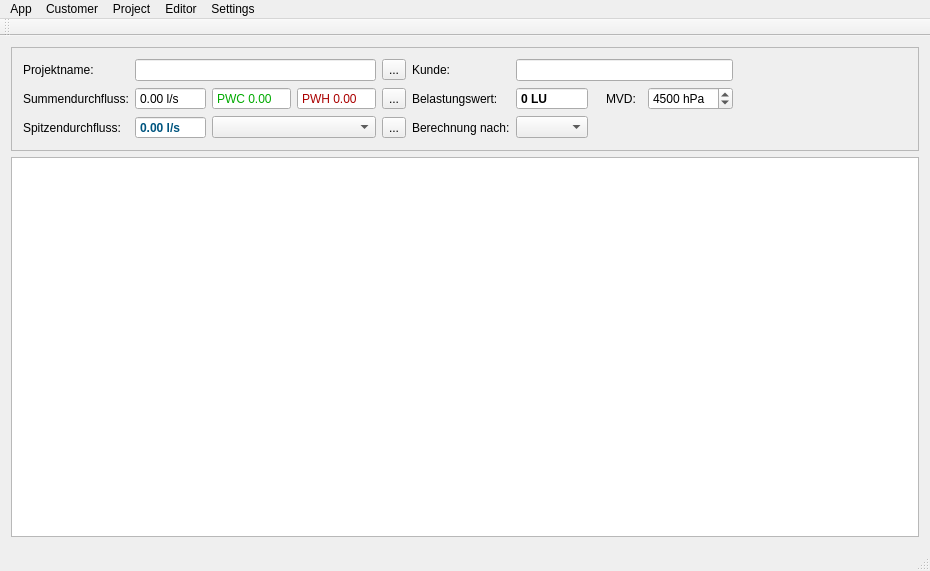
<?xml version="1.0" encoding="UTF-8"?>
<ui version="4.0">
 <class>FSAquaWindow</class>
 <widget class="QMainWindow" name="FSAquaWindow">
  <property name="geometry">
   <rect>
    <x>0</x>
    <y>0</y>
    <width>930</width>
    <height>571</height>
   </rect>
  </property>
  <property name="minimumSize">
   <size>
    <width>800</width>
    <height>560</height>
   </size>
  </property>
  <property name="windowTitle">
   <string>FSAquaWindow</string>
  </property>
  <widget class="QWidget" name="centralWidget">
   <layout class="QGridLayout" name="gridLayout">
    <item row="0" column="0">
     <widget class="QFrame" name="frame">
      <property name="minimumSize">
       <size>
        <width>0</width>
        <height>100</height>
       </size>
      </property>
      <property name="frameShape">
       <enum>QFrame::StyledPanel</enum>
      </property>
      <property name="frameShadow">
       <enum>QFrame::Raised</enum>
      </property>
      <layout class="QGridLayout" name="gridLayout_2">
       <item row="2" column="8">
        <widget class="QComboBox" name="dinBox"/>
       </item>
       <item row="2" column="6" colspan="2">
        <widget class="QLabel" name="label_6">
         <property name="text">
          <string>Berechnung nach:</string>
         </property>
        </widget>
       </item>
       <item row="0" column="0">
        <widget class="QLabel" name="label_4">
         <property name="text">
          <string>Projektname:</string>
         </property>
        </widget>
       </item>
       <item row="1" column="14">
        <spacer name="horizontalSpacer">
         <property name="orientation">
          <enum>Qt::Horizontal</enum>
         </property>
         <property name="sizeHint" stdset="0">
          <size>
           <width>40</width>
           <height>20</height>
          </size>
         </property>
        </spacer>
       </item>
       <item row="2" column="4">
        <widget class="QToolButton" name="formularFlowButton">
         <property name="text">
          <string>...</string>
         </property>
         <property name="icon">
          <iconset resource="images.qrc">
           <normaloff>:/buttonicons/info.svg</normaloff>:/buttonicons/info.svg</iconset>
         </property>
        </widget>
       </item>
       <item row="1" column="1">
        <widget class="QDoubleSpinBox" name="summendurchflussBox">
         <property name="readOnly">
          <bool>true</bool>
         </property>
         <property name="buttonSymbols">
          <enum>QAbstractSpinBox::NoButtons</enum>
         </property>
         <property name="suffix">
          <string> l/s</string>
         </property>
         <property name="maximum">
          <double>999.000000000000000</double>
         </property>
        </widget>
       </item>
       <item row="0" column="8" colspan="6">
        <widget class="QLineEdit" name="customNameEdit"/>
       </item>
       <item row="2" column="1">
        <widget class="QDoubleSpinBox" name="spitzendurchflussBox">
         <property name="palette">
          <palette>
           <active>
            <colorrole role="Text">
             <brush brushstyle="SolidPattern">
              <color alpha="255">
               <red>0</red>
               <green>85</green>
               <blue>127</blue>
              </color>
             </brush>
            </colorrole>
           </active>
           <inactive>
            <colorrole role="Text">
             <brush brushstyle="SolidPattern">
              <color alpha="255">
               <red>0</red>
               <green>85</green>
               <blue>127</blue>
              </color>
             </brush>
            </colorrole>
           </inactive>
           <disabled>
            <colorrole role="Text">
             <brush brushstyle="SolidPattern">
              <color alpha="255">
               <red>119</red>
               <green>120</green>
               <blue>120</blue>
              </color>
             </brush>
            </colorrole>
           </disabled>
          </palette>
         </property>
         <property name="font">
          <font>
           <weight>75</weight>
           <bold>true</bold>
          </font>
         </property>
         <property name="readOnly">
          <bool>true</bool>
         </property>
         <property name="buttonSymbols">
          <enum>QAbstractSpinBox::NoButtons</enum>
         </property>
         <property name="suffix">
          <string> l/s</string>
         </property>
         <property name="maximum">
          <double>9999.000000000000000</double>
         </property>
        </widget>
       </item>
       <item row="0" column="6" colspan="2">
        <widget class="QLabel" name="label_5">
         <property name="text">
          <string>Kunde:</string>
         </property>
        </widget>
       </item>
       <item row="2" column="0">
        <widget class="QLabel" name="label_2">
         <property name="text">
          <string>Spitzendurchfluss:</string>
         </property>
        </widget>
       </item>
       <item row="1" column="2">
        <widget class="QDoubleSpinBox" name="summePWCBox">
         <property name="palette">
          <palette>
           <active>
            <colorrole role="Text">
             <brush brushstyle="SolidPattern">
              <color alpha="255">
               <red>0</red>
               <green>170</green>
               <blue>0</blue>
              </color>
             </brush>
            </colorrole>
           </active>
           <inactive>
            <colorrole role="Text">
             <brush brushstyle="SolidPattern">
              <color alpha="255">
               <red>0</red>
               <green>170</green>
               <blue>0</blue>
              </color>
             </brush>
            </colorrole>
           </inactive>
           <disabled>
            <colorrole role="Text">
             <brush brushstyle="SolidPattern">
              <color alpha="255">
               <red>119</red>
               <green>120</green>
               <blue>120</blue>
              </color>
             </brush>
            </colorrole>
           </disabled>
          </palette>
         </property>
         <property name="readOnly">
          <bool>true</bool>
         </property>
         <property name="buttonSymbols">
          <enum>QAbstractSpinBox::NoButtons</enum>
         </property>
         <property name="prefix">
          <string>PWC </string>
         </property>
         <property name="maximum">
          <double>999.000000000000000</double>
         </property>
        </widget>
       </item>
       <item row="1" column="8">
        <widget class="QSpinBox" name="luBox">
         <property name="font">
          <font>
           <weight>75</weight>
           <bold>true</bold>
          </font>
         </property>
         <property name="readOnly">
          <bool>true</bool>
         </property>
         <property name="buttonSymbols">
          <enum>QAbstractSpinBox::NoButtons</enum>
         </property>
         <property name="suffix">
          <string> LU</string>
         </property>
         <property name="prefix">
          <string/>
         </property>
        </widget>
       </item>
       <item row="1" column="0">
        <widget class="QLabel" name="label">
         <property name="text">
          <string>Summendurchfluss:</string>
         </property>
        </widget>
       </item>
       <item row="1" column="4">
        <widget class="QToolButton" name="placeHolder2Button">
         <property name="text">
          <string>...</string>
         </property>
        </widget>
       </item>
       <item row="2" column="2" colspan="2">
        <widget class="QComboBox" name="buildingBox"/>
       </item>
       <item row="0" column="14">
        <spacer name="horizontalSpacer_6">
         <property name="orientation">
          <enum>Qt::Horizontal</enum>
         </property>
         <property name="sizeHint" stdset="0">
          <size>
           <width>40</width>
           <height>20</height>
          </size>
         </property>
        </spacer>
       </item>
       <item row="1" column="3">
        <widget class="QDoubleSpinBox" name="summePWHBox">
         <property name="palette">
          <palette>
           <active>
            <colorrole role="Text">
             <brush brushstyle="SolidPattern">
              <color alpha="255">
               <red>170</red>
               <green>0</green>
               <blue>0</blue>
              </color>
             </brush>
            </colorrole>
           </active>
           <inactive>
            <colorrole role="Text">
             <brush brushstyle="SolidPattern">
              <color alpha="255">
               <red>170</red>
               <green>0</green>
               <blue>0</blue>
              </color>
             </brush>
            </colorrole>
           </inactive>
           <disabled>
            <colorrole role="Text">
             <brush brushstyle="SolidPattern">
              <color alpha="255">
               <red>119</red>
               <green>120</green>
               <blue>120</blue>
              </color>
             </brush>
            </colorrole>
           </disabled>
          </palette>
         </property>
         <property name="readOnly">
          <bool>true</bool>
         </property>
         <property name="buttonSymbols">
          <enum>QAbstractSpinBox::NoButtons</enum>
         </property>
         <property name="prefix">
          <string>PWH </string>
         </property>
         <property name="maximum">
          <double>999.000000000000000</double>
         </property>
        </widget>
       </item>
       <item row="0" column="4">
        <widget class="QToolButton" name="placeHolder1Button">
         <property name="text">
          <string>...</string>
         </property>
        </widget>
       </item>
       <item row="1" column="6" colspan="2">
        <widget class="QLabel" name="label_3">
         <property name="text">
          <string>Belastungswert:</string>
         </property>
        </widget>
       </item>
       <item row="0" column="1" colspan="3">
        <widget class="QLineEdit" name="projectNameEdit"/>
       </item>
       <item row="1" column="13">
        <widget class="QSpinBox" name="mvdBox">
         <property name="toolTip">
          <string>Der Mindestversorgungsdruck am Hausanschluss</string>
         </property>
         <property name="suffix">
          <string> hPa</string>
         </property>
         <property name="prefix">
          <string/>
         </property>
         <property name="maximum">
          <number>99999</number>
         </property>
         <property name="value">
          <number>4500</number>
         </property>
        </widget>
       </item>
       <item row="1" column="11">
        <widget class="QLabel" name="label_7">
         <property name="text">
          <string>MVD:</string>
         </property>
        </widget>
       </item>
       <item row="2" column="10" colspan="4">
        <spacer name="horizontalSpacer_3">
         <property name="orientation">
          <enum>Qt::Horizontal</enum>
         </property>
         <property name="sizeHint" stdset="0">
          <size>
           <width>112</width>
           <height>20</height>
          </size>
         </property>
        </spacer>
       </item>
      </layout>
     </widget>
    </item>
    <item row="1" column="0">
     <widget class="QGraphicsView" name="editorView"/>
    </item>
   </layout>
  </widget>
  <widget class="QMenuBar" name="menuBar">
   <property name="geometry">
    <rect>
     <x>0</x>
     <y>0</y>
     <width>930</width>
     <height>22</height>
    </rect>
   </property>
   <widget class="QMenu" name="menuApp">
    <property name="title">
     <string>App</string>
    </property>
    <addaction name="actionInfo"/>
    <addaction name="actionClose"/>
   </widget>
   <widget class="QMenu" name="menuCustomer">
    <property name="title">
     <string>Customer</string>
    </property>
    <addaction name="actionCustomerForm"/>
   </widget>
   <widget class="QMenu" name="menuProject">
    <property name="title">
     <string>Project</string>
    </property>
    <addaction name="actionLoadProject"/>
    <addaction name="actionSaveProject"/>
    <addaction name="actionNewProject"/>
    <addaction name="actionDeleteProject"/>
   </widget>
   <widget class="QMenu" name="menuEditoe">
    <property name="title">
     <string>Editor</string>
    </property>
    <addaction name="actionTools"/>
    <addaction name="actionShowObjectNr"/>
    <addaction name="actionShowPipeNr"/>
    <addaction name="actionShowFlowDirection"/>
    <addaction name="actionShowMousePos"/>
    <addaction name="actionShowPipesectionsInfo"/>
    <addaction name="actionShowArmaturStatus"/>
   </widget>
   <widget class="QMenu" name="menuSettings">
    <property name="title">
     <string>Settings</string>
    </property>
    <addaction name="actionPipeMaterial"/>
   </widget>
   <addaction name="menuApp"/>
   <addaction name="menuCustomer"/>
   <addaction name="menuProject"/>
   <addaction name="menuEditoe"/>
   <addaction name="menuSettings"/>
  </widget>
  <widget class="QToolBar" name="mainToolBar">
   <attribute name="toolBarArea">
    <enum>TopToolBarArea</enum>
   </attribute>
   <attribute name="toolBarBreak">
    <bool>false</bool>
   </attribute>
  </widget>
  <widget class="QStatusBar" name="statusBar">
   <property name="palette">
    <palette>
     <active>
      <colorrole role="WindowText">
       <brush brushstyle="SolidPattern">
        <color alpha="255">
         <red>255</red>
         <green>0</green>
         <blue>127</blue>
        </color>
       </brush>
      </colorrole>
     </active>
     <inactive>
      <colorrole role="WindowText">
       <brush brushstyle="SolidPattern">
        <color alpha="255">
         <red>255</red>
         <green>0</green>
         <blue>127</blue>
        </color>
       </brush>
      </colorrole>
     </inactive>
     <disabled>
      <colorrole role="WindowText">
       <brush brushstyle="SolidPattern">
        <color alpha="255">
         <red>119</red>
         <green>120</green>
         <blue>120</blue>
        </color>
       </brush>
      </colorrole>
     </disabled>
    </palette>
   </property>
   <property name="font">
    <font>
     <pointsize>11</pointsize>
    </font>
   </property>
  </widget>
  <action name="actionInfo">
   <property name="icon">
    <iconset resource="images.qrc">
     <normaloff>:/buttonicons/info.svg</normaloff>:/buttonicons/info.svg</iconset>
   </property>
   <property name="text">
    <string>&amp;Info</string>
   </property>
  </action>
  <action name="actionClose">
   <property name="icon">
    <iconset resource="images.qrc">
     <normaloff>:/buttonicons/close.png</normaloff>:/buttonicons/close.png</iconset>
   </property>
   <property name="text">
    <string>&amp;Close</string>
   </property>
  </action>
  <action name="actionLoadProject">
   <property name="text">
    <string>&amp;Load</string>
   </property>
  </action>
  <action name="actionSaveProject">
   <property name="text">
    <string>&amp;Save</string>
   </property>
  </action>
  <action name="actionCustomerForm">
   <property name="text">
    <string>&amp;Customer Form</string>
   </property>
  </action>
  <action name="actionTools">
   <property name="checkable">
    <bool>true</bool>
   </property>
   <property name="checked">
    <bool>true</bool>
   </property>
   <property name="text">
    <string>&amp;Tools</string>
   </property>
  </action>
  <action name="actionShowObjectNr">
   <property name="checkable">
    <bool>true</bool>
   </property>
   <property name="text">
    <string>Show object nr</string>
   </property>
  </action>
  <action name="actionShowFlowDirection">
   <property name="checkable">
    <bool>true</bool>
   </property>
   <property name="text">
    <string>Show flow direction</string>
   </property>
  </action>
  <action name="actionShowMousePos">
   <property name="checkable">
    <bool>true</bool>
   </property>
   <property name="text">
    <string>Show mouse pos</string>
   </property>
  </action>
  <action name="actionShowPipesectionsInfo">
   <property name="checkable">
    <bool>true</bool>
   </property>
   <property name="text">
    <string>Show pipe sections info</string>
   </property>
  </action>
  <action name="actionShowPipeNr">
   <property name="checkable">
    <bool>true</bool>
   </property>
   <property name="text">
    <string>Show pipe nr</string>
   </property>
  </action>
  <action name="actionPipeMaterial">
   <property name="text">
    <string>Pipe material</string>
   </property>
  </action>
  <action name="actionNewProject">
   <property name="text">
    <string>&amp;New</string>
   </property>
  </action>
  <action name="actionShowArmaturStatus">
   <property name="checkable">
    <bool>true</bool>
   </property>
   <property name="checked">
    <bool>true</bool>
   </property>
   <property name="text">
    <string>Show armatur status</string>
   </property>
  </action>
  <action name="actionDeleteProject">
   <property name="enabled">
    <bool>false</bool>
   </property>
   <property name="text">
    <string>&amp;Delete</string>
   </property>
  </action>
 </widget>
 <layoutdefault spacing="6" margin="11"/>
 <resources>
  <include location="images.qrc"/>
 </resources>
 <connections/>
</ui>
